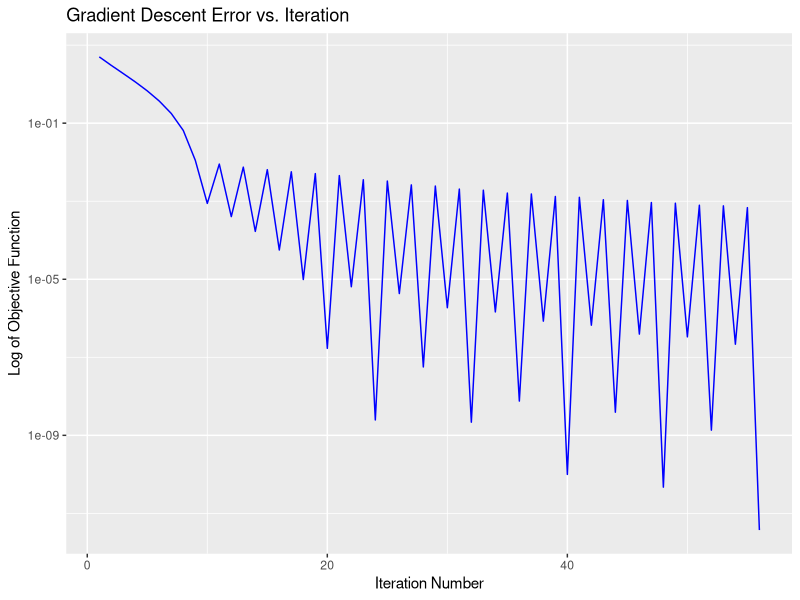
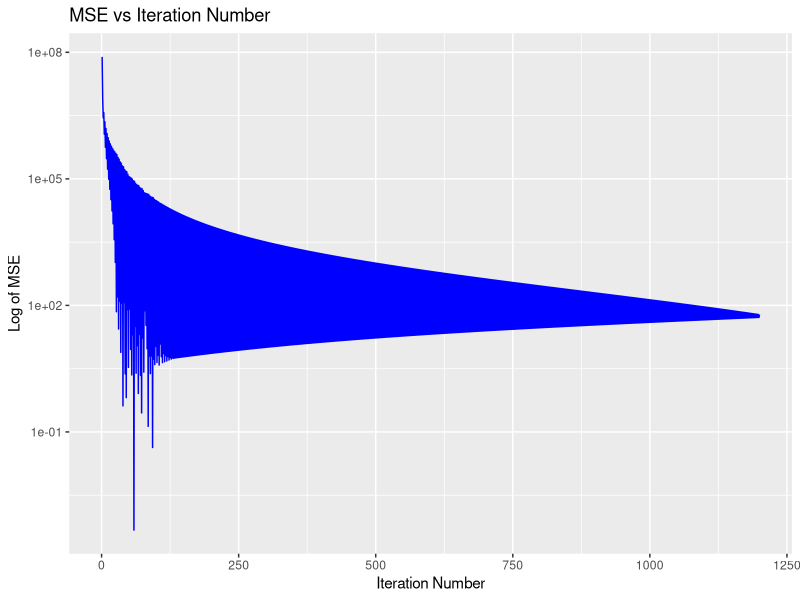
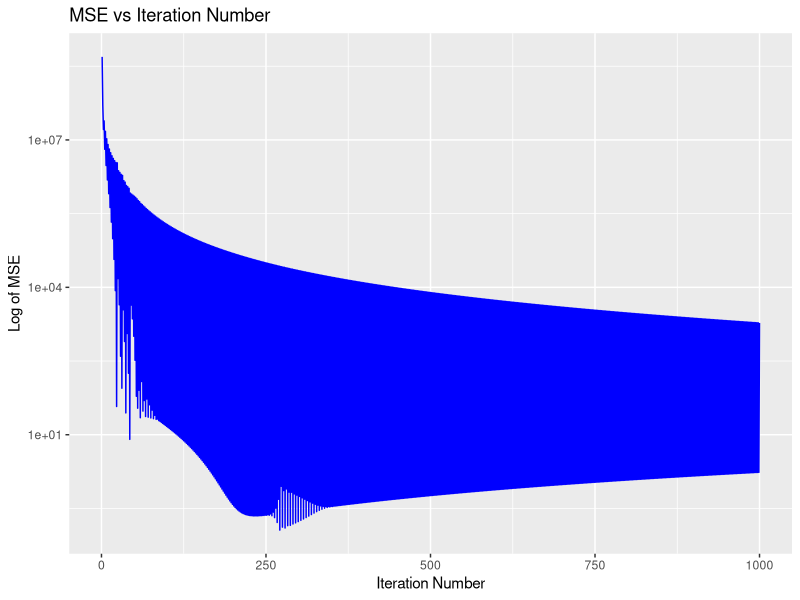
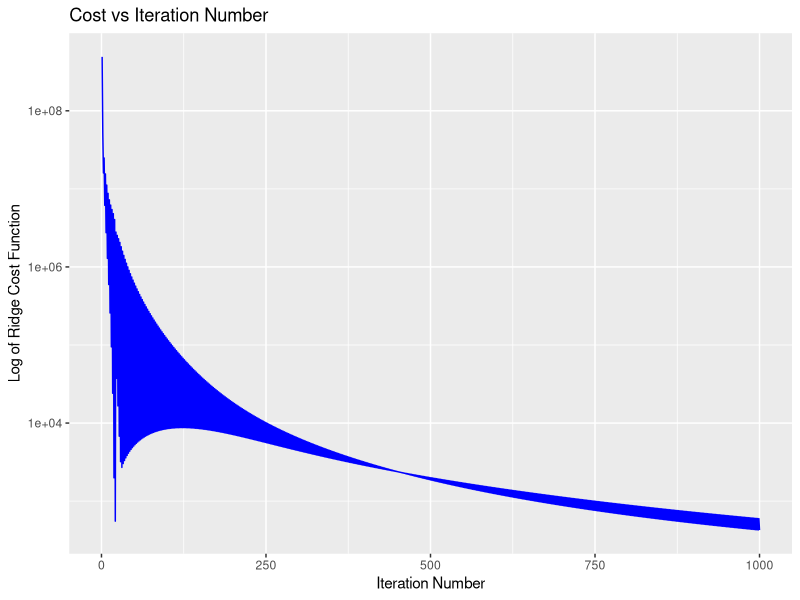
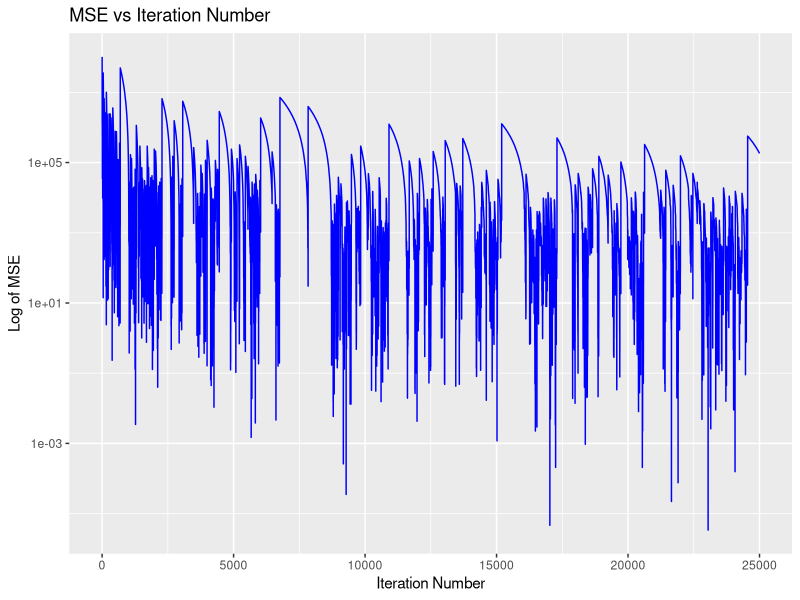
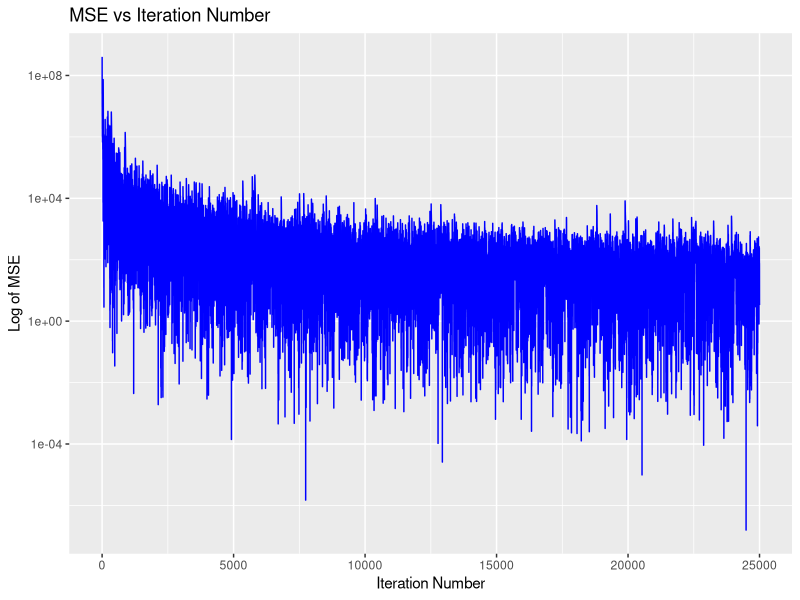

R code for these plots, in order:
## ---- chunk 1
knitr::opts_chunk$set(echo = TRUE, eval=TRUE, message=FALSE, warning=FALSE, cache=TRUE)
## ---- chunk 2
# A sample solution
library(tidyverse)
f <- function(xy){
  return( (xy[1]-2)^2 + (xy[2]-3)^2 )
}
gradf <- function(xy){
  return(c(2*(xy[1]-2) , 2*(xy[2]-3)))
}
xy <- c(4,7) # initial point
tol <- 1e-5 # tolerance on the magnitude of the gradient
n <- 0 # a counter to make sure the while loop doesn't run away
cost_values <- c()
while( norm(as.matrix(gradf(xy)))>tol & n<1000){
  alpha <- 2/(n+1) # adaptively change the learning rate
  g <- gradf(xy) # compute the gradient 
  xy <- xy - alpha*g / norm(as.matrix(g)) # update with grad. descent
  cost_values[n] <- f(xy)
  n <- n+1 # increment the counter
}
print(xy)
ggplot() + 
  geom_line(aes(x=1:(n-1), y=cost_values), color="blue") + 
  scale_y_log10() + 
  labs(x = "Iteration Number", y = "Log of Objective Function",
       title = "Gradient Descent Error vs. Iteration")
## ---- chunk 3
library(tidyverse)
concrete <- read.csv("Concrete_Data.csv")
df <- concrete %>% 
  select(Cement , Concrete_compressive_strength)
target_model <- lm(Concrete_compressive_strength ~ . ,data=df)
( target_coefficients <- target_model$coefficients )

MSE <- function(df, beta){
  pred <- beta[1] + beta[2]*df[,1]
  obs <- df[,2]
  return( (1/nrow(df))*sum(obs-pred)^2 )
}
GradRSS <- function(df, beta){
  pred <- beta[1] + beta[2]*df[,1]
  obs <- df[,2]
  n <- nrow(df)
  g1 <- (-2/n)*sum(obs-pred)
  g2 <- (-2/n)*sum( (obs-pred) * df[,1])
  return(c(g1,g2) )
}

beta <- c(13,0.1) # starting value
tol <- 1e-8
cost_values <- c()
n <- 1
for(n in 1:1200){
  alpha = 2/(n+1) # decaying learning rate
  beta <- beta - alpha * GradRSS(df,beta) / norm(as.matrix(GradRSS(df,beta)))
  cost_values[n] <- MSE(df,beta) 
}
print(beta)
ggplot() + 
  geom_line(aes(x=1:n, y=cost_values), color="blue", size=0.5) + 
  scale_y_log10() + 
  labs(x="Iteration Number", y="Log of MSE", 
       title="MSE vs Iteration Number")
## ---- chunk 4
library(tidyverse)
concrete <- read.csv("Concrete_Data.csv")
df <- concrete
target_model <- lm(Concrete_compressive_strength ~ . ,data=df)
( target_coefficients <- target_model$coefficients )

MSE <- function(df, beta){
  pred <- beta[1]
  for(p in 1:(ncol(df)-1)){
    pred <- pred + beta[p+1]*df[,p]
  }
  obs <- df[,ncol(df)]
  return( (1/nrow(df))*sum(obs-pred)^2 )
}
GradRSS <- function(df, beta){
  pred <- beta[1]
  for(p in 1:(ncol(df)-1)){
    pred <- pred + beta[p+1]*df[,p]
  }
  obs <- df[,ncol(df)]
  n <- nrow(df)
  g <- c((-2/n)*sum(obs-pred))
  for(p in 1:(ncol(df)-1)){
    g <- c(g,(-2/n)*sum( (obs-pred) * df[,p]))
  }
  return(g)
}

beta <- c(-23.3,0.1,0.1,0.1,-0.1,0.3,0.01,0.02,0.1) # starting values
tol <- 1e-8
cost_values <- c()
for(n in 1:1000){
  alpha = 2/(n+1) # decaying learning rate
  beta <- beta - alpha * GradRSS(df,beta) / norm(as.matrix(GradRSS(df,beta)))
  cost_values[n] <- MSE(df,beta) 
}
print(beta)
ggplot() + 
  geom_line(aes(x=1:n, y=cost_values), color="blue", size=0.5) + 
  scale_y_log10() + 
  labs(x="Iteration Number", y="Log of MSE", 
       title="MSE vs Iteration Number")
## ---- chunk 5
( lambda <- 1e+3 )
## ---- chunk 6
library(tidyverse)
concrete <- read.csv("Concrete_Data.csv")
df <- concrete
target_model <- lm(Concrete_compressive_strength ~ . ,data=df)
( target_coefficients <- target_model$coefficients )

Cost <- function(df, beta, lambda){
  pred <- beta[1]
  for(p in 1:(ncol(df)-1)){
    pred <- pred + beta[p+1]*df[,p] 
  }
  obs <- df[,ncol(df)]
  return( (1/nrow(df))*sum(obs-pred)^2 + lambda*sum(beta[2:ncol(df)]^2) )
}
GradRSS <- function(df, beta, lambda){
  pred <- beta[1]
  for(p in 1:(ncol(df)-1)){
    pred <- pred + beta[p+1]*df[,p]
  }
  obs <- df[,ncol(df)]
  n <- nrow(df)
  g <- c((-2/n)*sum(obs-pred))
  for(p in 1:(ncol(df)-1)){
    g <- c(g, (-2/n)*sum( (obs-pred) * df[,p]) + 2*lambda*beta[p+1])
  }
  return(g)
}

beta <- c(-23.3,0.1,0.1,0.1,-0.1,0.3,0.01,0.02,0.1) # starting values
tol <- 1e-8
cost_values <- c()
lambda <- 1e+3
for(n in 1:1000){
  alpha = 2/(n+1) # decaying learning rate
  beta <- beta - alpha * GradRSS(df,beta, lambda) / norm(as.matrix(GradRSS(df,beta, lambda)))
  cost_values[n] <- Cost(df,beta,lambda) 
}
print(beta)
## ---- chunk 7
( rel_change <- (beta - target_coefficients) / target_coefficients * 100 )
ggplot() + 
  geom_line(aes(x=1:n, y=cost_values), color="blue", size=0.5) + 
  scale_y_log10() + 
  labs(x="Iteration Number", y="Log of Ridge Cost Function", 
       title="Cost vs Iteration Number")
## ---- chunk 8
set.seed(123)
library(tidyverse)
concrete <- read.csv("Concrete_Data.csv")
df <- concrete %>% 
  select(Cement , Concrete_compressive_strength)
target_model <- lm(Concrete_compressive_strength ~ . ,data=df)
( target_coefficients <- target_model$coefficients )

MSE <- function(df, beta){
  pred <- beta[1] + beta[2]*df[,1]
  obs <- df[,2]
  return( (1/nrow(df))*sum(obs-pred)^2 )
}
GradRSS <- function(df, beta){
  ind <- sample(1:nrow(df) , size=100)
  sample_df <- df[ind, ]
  pred <- beta[1] + beta[2]*sample_df[,1]
  obs <- sample_df[,2]
  n <- nrow(sample_df)
  g1 <- (-2/n)*sum(obs-pred)
  g2 <- (-2/n)*sum( (obs-pred) * sample_df[,1])
  return(c(g1,g2) )
}

beta <- c(13,0.1) # starting value
tol <- 1e-8
cost_values <- c()
n <- 1
for(n in 1:25000){
  alpha = 2/(n+1) # decaying learning rate
  beta <- beta - alpha * GradRSS(df,beta) / norm(as.matrix(GradRSS(df,beta)))
  cost_values[n] <- MSE(df,beta) 
}
print(beta)
ggplot() + 
  geom_line(aes(x=1:n, y=cost_values), color="blue", size=0.5) + 
  scale_y_log10() + 
  labs(x="Iteration Number", y="Log of MSE", 
       title="MSE vs Iteration Number")
## ---- chunk 9
set.seed(123)
library(tidyverse)
concrete <- read.csv("Concrete_Data.csv")
df <- concrete
target_model <- lm(Concrete_compressive_strength ~ . ,data=df)
( target_coefficients <- target_model$coefficients )

MSE <- function(df, beta){
  pred <- beta[1]
  for(p in 1:(ncol(df)-1)){
    pred <- pred + beta[p+1]*df[,p]
  }
  obs <- df[,ncol(df)]
  return( (1/nrow(df))*sum(obs-pred)^2 )
}
GradRSS <- function(df, beta){
  ind <- sample(1:nrow(df), size=100)
  sample_df <- df[ind,]
  pred <- beta[1]
  for(p in 1:(ncol(df)-1)){
    pred <- pred + beta[p+1]*sample_df[,p]
  }
  obs <- sample_df[,ncol(df)]
  n <- nrow(sample_df)
  g <- c((-2/n)*sum(obs-pred))
  for(p in 1:(ncol(df)-1)){
    g <- c(g,(-2/n)*sum( (obs-pred) * sample_df[,p]))
  }
  return(g)
}

beta <- c(-23.3,0.1,0.1,0.1,-0.1,0.3,0.01,0.02,0.1) # starting values
tol <- 1e-8
cost_values <- c()
for(n in 1:25000){
  alpha = 2/(n+1) # decaying learning rate
  beta <- beta - alpha * GradRSS(df,beta) / norm(as.matrix(GradRSS(df,beta)))
  cost_values[n] <- MSE(df,beta) 
}
print(beta)
ggplot() + 
  geom_line(aes(x=1:n, y=cost_values), color="blue", size=0.5) + 
  scale_y_log10() + 
  labs(x="Iteration Number", y="Log of MSE", 
       title="MSE vs Iteration Number")
